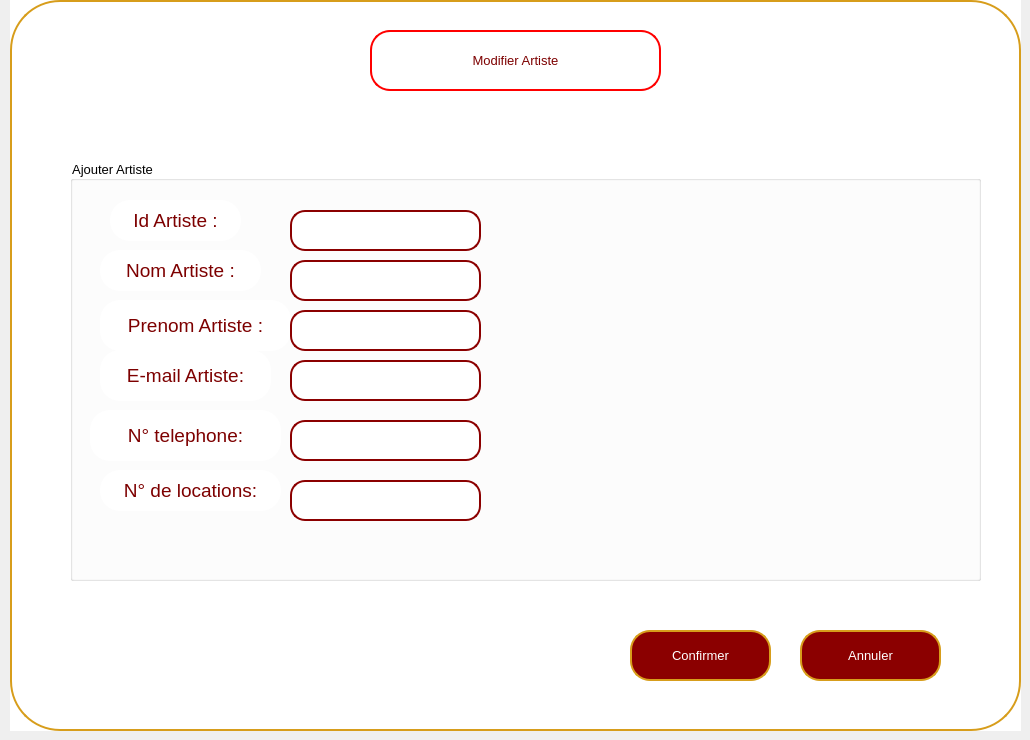
    <widget class="QWidget" name="modifpage">
     <widget class="QWidget" name="widget_3" native="true">
      <property name="geometry">
       <rect>
        <x>10</x>
        <y>0</y>
        <width>1011</width>
        <height>731</height>
       </rect>
      </property>
      <property name="font">
       <font>
        <pointsize>10</pointsize>
       </font>
      </property>
      <property name="styleSheet">
       <string notr="true">background-color: rgb(255, 255, 255);</string>
      </property>
      <widget class="QPushButton" name="pushButton_36">
       <property name="geometry">
        <rect>
         <x>0</x>
         <y>0</y>
         <width>1011</width>
         <height>731</height>
        </rect>
       </property>
       <property name="styleSheet">
        <string notr="true">/*QPushButton {
    background-color: white;
    color: darkred;
    border: 2px solid darkred;
    border-radius: 50px; 
    padding: 10px; 
}*/
QPushButton {
    background-color: white;
    color: darkred;
    border: 2px solid rgb(215, 157, 27);
    border-radius: 50px;
    padding: 10px; 
}</string>
       </property>
       <property name="text">
        <string/>
       </property>
      </widget>
      <widget class="QPushButton" name="pbmodifCA">
       <property name="geometry">
        <rect>
         <x>620</x>
         <y>630</y>
         <width>141</width>
         <height>51</height>
        </rect>
       </property>
       <property name="font">
        <font>
         <pointsize>10</pointsize>
        </font>
       </property>
       <property name="styleSheet">
        <string notr="true">QPushButton {
    background-color: darkred;
    color: white;
    border: 2px solid rgb(215, 157, 27);
    border-radius: 20px; 
    padding: 10px; 
}

QPushButton:hover {
    background-color: rgb(215, 157, 27); 
}

QLineEdit {
    border: 2px solid darkred;
    border-radius: 15px; 
    padding: 5px; 
    color: white;
}

QLineEdit:focus {
    border: 2px solid darkred;
    border-radius: 15px; 
    padding: 5px; 
    color: white;
}
</string>
       </property>
       <property name="text">
        <string>Confirmer</string>
       </property>
      </widget>
      <widget class="QPushButton" name="retourartiste2_2">
       <property name="geometry">
        <rect>
         <x>790</x>
         <y>630</y>
         <width>141</width>
         <height>51</height>
        </rect>
       </property>
       <property name="font">
        <font>
         <pointsize>10</pointsize>
        </font>
       </property>
       <property name="styleSheet">
        <string notr="true">QPushButton {
    background-color: darkred;
    color: white;
    border: 2px solid rgb(215, 157, 27);
    border-radius: 20px; 
    padding: 10px; 
}

QPushButton:hover {
    background-color: rgb(215, 157, 27); 
}

QLineEdit {
    border: 2px solid darkred;
    border-radius: 15px; 
    padding: 5px; 
    color: white;
}

QLineEdit:focus {
    border: 2px solid darkred;
    border-radius: 15px; 
    padding: 5px; 
    color: white;
}
</string>
       </property>
       <property name="text">
        <string>Annuler</string>
       </property>
      </widget>
      <widget class="QPushButton" name="pushButton_11">
       <property name="geometry">
        <rect>
         <x>360</x>
         <y>30</y>
         <width>291</width>
         <height>61</height>
        </rect>
       </property>
       <property name="font">
        <font>
         <family>MS Shell Dlg 2</family>
         <pointsize>10</pointsize>
         <weight>50</weight>
         <italic>false</italic>
         <bold>false</bold>
        </font>
       </property>
       <property name="styleSheet">
        <string notr="true">QPushButton {
    background-color: white;
    color: rgb(125, 0, 0);
    border: 2px solid rgb(255, 0, 0); 
    border-radius: 20px; 
    padding: 10px; 
    transition: background-color 0.3s, color 0.3s; 
}
QPushButton:hover {
    background-color: rgb(215, 157, 27);
    color: white;
    border: 4px solid rgb(215, 157, 27); 
    outline: none; 
}</string>
       </property>
       <property name="text">
        <string>Modifier Artiste</string>
       </property>
       <property name="icon">
        <iconset resource="src.qrc">
         <normaloff>:/src/ajoutfinale.png</normaloff>:/src/ajoutfinale.png</iconset>
       </property>
       <property name="iconSize">
        <size>
         <width>100</width>
         <height>50</height>
        </size>
       </property>
      </widget>
      <widget class="QGroupBox" name="groupBox_2">
       <property name="geometry">
        <rect>
         <x>60</x>
         <y>160</y>
         <width>911</width>
         <height>421</height>
        </rect>
       </property>
       <property name="title">
        <string>Ajouter Artiste</string>
       </property>
       <widget class="QPushButton" name="pushButton_37">
        <property name="geometry">
         <rect>
          <x>30</x>
          <y>190</y>
          <width>171</width>
          <height>51</height>
         </rect>
        </property>
        <property name="font">
         <font>
          <family>MS Shell Dlg 2</family>
          <pointsize>14</pointsize>
          <weight>50</weight>
          <italic>false</italic>
          <bold>false</bold>
         </font>
        </property>
        <property name="styleSheet">
         <string notr="true">QPushButton {
    color: rgb(125, 0, 0); 
    border-radius: 20px; 
    padding: 10px; 
    transition: background-color 0.3s, color 0.3s; 
}
</string>
        </property>
        <property name="text">
         <string>E-mail Artiste:</string>
        </property>
        <property name="icon">
         <iconset>
          <normaloff>../artistes/780575.png</normaloff>../artistes/780575.png</iconset>
        </property>
        <property name="iconSize">
         <size>
          <width>100</width>
          <height>50</height>
         </size>
        </property>
       </widget>
       <widget class="QPushButton" name="pushButton_38">
        <property name="geometry">
         <rect>
          <x>40</x>
          <y>40</y>
          <width>131</width>
          <height>41</height>
         </rect>
        </property>
        <property name="font">
         <font>
          <family>MS Shell Dlg 2</family>
          <pointsize>14</pointsize>
          <weight>50</weight>
          <italic>false</italic>
          <bold>false</bold>
         </font>
        </property>
        <property name="styleSheet">
         <string notr="true">QPushButton {
    color: rgb(125, 0, 0); 
    border-radius: 20px; 
    padding: 10px; 
    transition: background-color 0.3s, color 0.3s; 
}
</string>
        </property>
        <property name="text">
         <string>Id Artiste :</string>
        </property>
        <property name="icon">
         <iconset>
          <normaloff>../artistes/780575.png</normaloff>../artistes/780575.png</iconset>
        </property>
        <property name="iconSize">
         <size>
          <width>100</width>
          <height>50</height>
         </size>
        </property>
       </widget>
       <widget class="QPushButton" name="pushButton_39">
        <property name="geometry">
         <rect>
          <x>30</x>
          <y>90</y>
          <width>161</width>
          <height>41</height>
         </rect>
        </property>
        <property name="font">
         <font>
          <family>MS Shell Dlg 2</family>
          <pointsize>14</pointsize>
          <weight>50</weight>
          <italic>false</italic>
          <bold>false</bold>
         </font>
        </property>
        <property name="styleSheet">
         <string notr="true">QPushButton {
    color: rgb(125, 0, 0); 
    border-radius: 20px; 
    padding: 10px; 
    transition: background-color 0.3s, color 0.3s; 
}
</string>
        </property>
        <property name="text">
         <string>Nom Artiste :</string>
        </property>
        <property name="icon">
         <iconset>
          <normaloff>../artistes/780575.png</normaloff>../artistes/780575.png</iconset>
        </property>
        <property name="iconSize">
         <size>
          <width>100</width>
          <height>50</height>
         </size>
        </property>
       </widget>
       <widget class="QPushButton" name="pushButton_40">
        <property name="geometry">
         <rect>
          <x>30</x>
          <y>310</y>
          <width>181</width>
          <height>41</height>
         </rect>
        </property>
        <property name="font">
         <font>
          <family>MS Shell Dlg 2</family>
          <pointsize>14</pointsize>
          <weight>50</weight>
          <italic>false</italic>
          <bold>false</bold>
         </font>
        </property>
        <property name="styleSheet">
         <string notr="true">QPushButton {
    color: rgb(125, 0, 0); 
    border-radius: 20px; 
    padding: 10px; 
    transition: background-color 0.3s, color 0.3s; 
}
</string>
        </property>
        <property name="text">
         <string>N° de locations:</string>
        </property>
        <property name="icon">
         <iconset>
          <normaloff>../artistes/780575.png</normaloff>../artistes/780575.png</iconset>
        </property>
        <property name="iconSize">
         <size>
          <width>100</width>
          <height>50</height>
         </size>
        </property>
       </widget>
       <widget class="QPushButton" name="pushButton_41">
        <property name="geometry">
         <rect>
          <x>30</x>
          <y>140</y>
          <width>191</width>
          <height>51</height>
         </rect>
        </property>
        <property name="font">
         <font>
          <family>MS Shell Dlg 2</family>
          <pointsize>14</pointsize>
          <weight>50</weight>
          <italic>false</italic>
          <bold>false</bold>
         </font>
        </property>
        <property name="styleSheet">
         <string notr="true">QPushButton {
    color: rgb(125, 0, 0); 
    border-radius: 20px; 
    padding: 10px; 
    transition: background-color 0.3s, color 0.3s; 
}
</string>
        </property>
        <property name="text">
         <string>Prenom Artiste :</string>
        </property>
        <property name="icon">
         <iconset>
          <normaloff>../artistes/780575.png</normaloff>../artistes/780575.png</iconset>
        </property>
        <property name="iconSize">
         <size>
          <width>100</width>
          <height>50</height>
         </size>
        </property>
       </widget>
       <widget class="QPushButton" name="pushButton_42">
        <property name="geometry">
         <rect>
          <x>20</x>
          <y>250</y>
          <width>191</width>
          <height>51</height>
         </rect>
        </property>
        <property name="font">
         <font>
          <family>MS Shell Dlg 2</family>
          <pointsize>14</pointsize>
          <weight>50</weight>
          <italic>false</italic>
          <bold>false</bold>
         </font>
        </property>
        <property name="styleSheet">
         <string notr="true">QPushButton {
    color: rgb(125, 0, 0); 
    border-radius: 20px; 
    padding: 10px; 
    transition: background-color 0.3s, color 0.3s; 
}
</string>
        </property>
        <property name="text">
         <string>N° telephone:</string>
        </property>
        <property name="icon">
         <iconset>
          <normaloff>../artistes/780575.png</normaloff>../artistes/780575.png</iconset>
        </property>
        <property name="iconSize">
         <size>
          <width>100</width>
          <height>50</height>
         </size>
        </property>
       </widget>
       <widget class="QLineEdit" name="Idartist_2">
        <property name="geometry">
         <rect>
          <x>220</x>
          <y>50</y>
          <width>191</width>
          <height>41</height>
         </rect>
        </property>
        <property name="styleSheet">
         <string notr="true">QLineEdit {
    border: 2px solid darkred;
    border-radius: 15px; /* Make it larger for a circular shape */
    padding: 5px; /* Adjust as needed */
    color: grey;
}

QLineEdit:focus {
    border: 2px solid darkred;
    border-radius: 15px; /* Make it larger for a circular shape */
    padding: 5px; /* Adjust as needed */
    color: grey;
}</string>
        </property>
        <property name="text">
         <string/>
        </property>
       </widget>
       <widget class="QLineEdit" name="NomA_2">
        <property name="geometry">
         <rect>
          <x>220</x>
          <y>100</y>
          <width>191</width>
          <height>41</height>
         </rect>
        </property>
        <property name="styleSheet">
         <string notr="true">QLineEdit {
    border: 2px solid darkred;
    border-radius: 15px; /* Make it larger for a circular shape */
    padding: 5px; /* Adjust as needed */
    color: grey;
}

QLineEdit:focus {
    border: 2px solid darkred;
    border-radius: 15px; /* Make it larger for a circular shape */
    padding: 5px; /* Adjust as needed */
    color: grey;
}</string>
        </property>
        <property name="text">
         <string/>
        </property>
       </widget>
       <widget class="QLineEdit" name="PrenomA_2">
        <property name="geometry">
         <rect>
          <x>220</x>
          <y>150</y>
          <width>191</width>
          <height>41</height>
         </rect>
        </property>
        <property name="styleSheet">
         <string notr="true">QLineEdit {
    border: 2px solid darkred;
    border-radius: 15px; /* Make it larger for a circular shape */
    padding: 5px; /* Adjust as needed */
    color: grey;
}

QLineEdit:focus {
    border: 2px solid darkred;
    border-radius: 15px; /* Make it larger for a circular shape */
    padding: 5px; /* Adjust as needed */
    color: grey;
}</string>
        </property>
        <property name="text">
         <string/>
        </property>
       </widget>
       <widget class="QLineEdit" name="MailA_2">
        <property name="geometry">
         <rect>
          <x>220</x>
          <y>200</y>
          <width>191</width>
          <height>41</height>
         </rect>
        </property>
        <property name="styleSheet">
         <string notr="true">QLineEdit {
    border: 2px solid darkred;
    border-radius: 15px; /* Make it larger for a circular shape */
    padding: 5px; /* Adjust as needed */
    color: grey;
}

QLineEdit:focus {
    border: 2px solid darkred;
    border-radius: 15px; /* Make it larger for a circular shape */
    padding: 5px; /* Adjust as needed */
    color: grey;
}</string>
        </property>
        <property name="text">
         <string/>
        </property>
       </widget>
       <widget class="QLineEdit" name="NtlfnA_2">
        <property name="geometry">
         <rect>
          <x>220</x>
          <y>260</y>
          <width>191</width>
          <height>41</height>
         </rect>
        </property>
        <property name="styleSheet">
         <string notr="true">QLineEdit {
    border: 2px solid darkred;
    border-radius: 15px; /* Make it larger for a circular shape */
    padding: 5px; /* Adjust as needed */
    color: grey;
}

QLineEdit:focus {
    border: 2px solid darkred;
    border-radius: 15px; /* Make it larger for a circular shape */
    padding: 5px; /* Adjust as needed */
    color: grey;
}</string>
        </property>
        <property name="text">
         <string/>
        </property>
       </widget>
       <widget class="QLineEdit" name="NblocA_2">
        <property name="geometry">
         <rect>
          <x>220</x>
          <y>320</y>
          <width>191</width>
          <height>41</height>
         </rect>
        </property>
        <property name="styleSheet">
         <string notr="true">QLineEdit {
    border: 2px solid darkred;
    border-radius: 15px; /* Make it larger for a circular shape */
    padding: 5px; /* Adjust as needed */
    color: grey;
}

QLineEdit:focus {
    border: 2px solid darkred;
    border-radius: 15px; /* Make it larger for a circular shape */
    padding: 5px; /* Adjust as needed */
    color: grey;
}</string>
        </property>
        <property name="text">
         <string/>
        </property>
       </widget>
      </widget>
     </widget>
    </widget>
